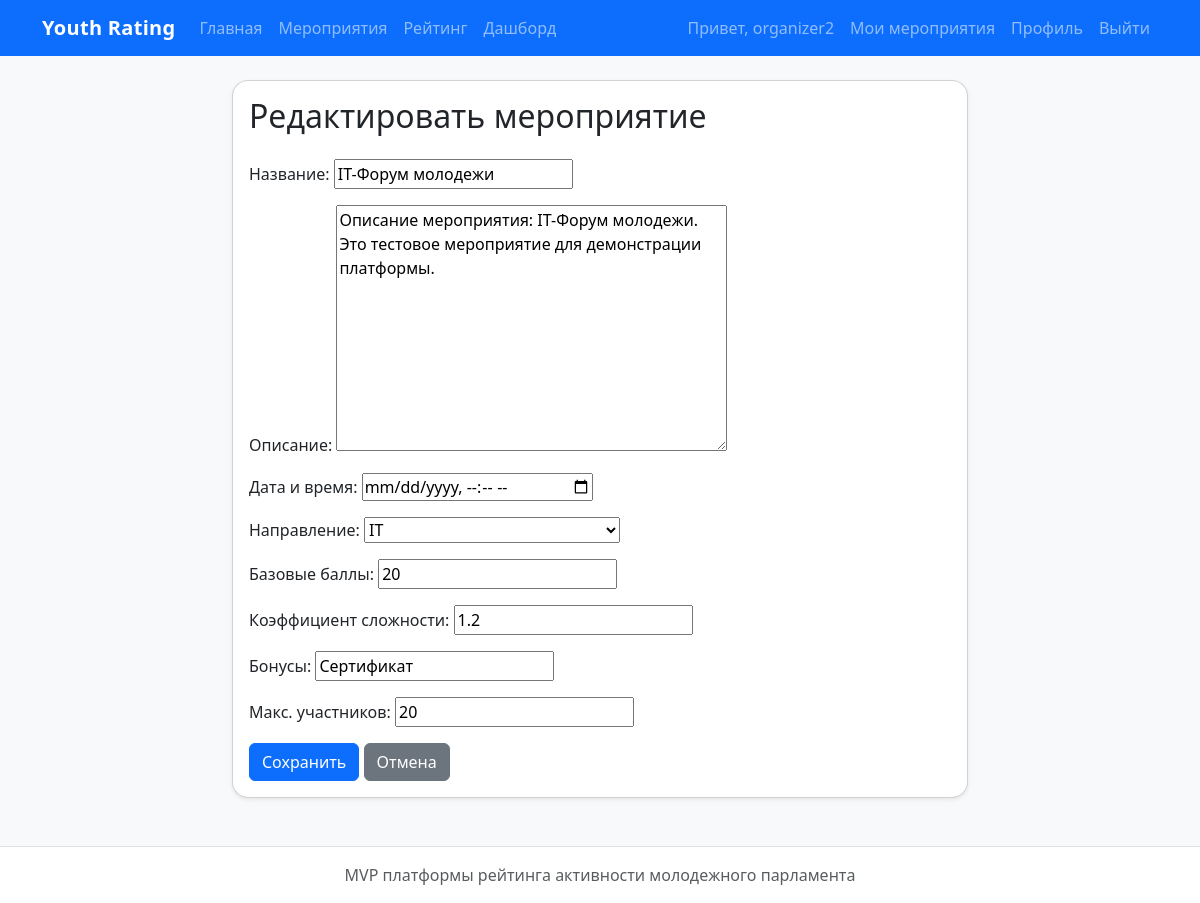
/events/3/edit/ (signed in), run on the app's committed database.
### users/models.py (models this page shows, shortened)
class User(AbstractUser):
    ROLE_CHOICES = [
        ('participant', 'Участник'),
        ('organizer', 'Организатор'),
        ('observer', 'Наблюдатель'),
    ]
    DIRECTION_CHOICES = [
        ('IT', 'IT'),
        ('Media', 'Медиа'),
        ('Social', 'Социальное проектирование'),
    ]
    full_name = models.CharField(max_length=255, verbose_name='ФИО', blank=True)
    email = models.EmailField(unique=True, verbose_name='Email')
    role = models.CharField(max_length=20, choices=ROLE_CHOICES, default='participant', verbose_name='Роль')
    city = models.CharField(max_length=100, blank=True, verbose_name='Город')
    age = models.PositiveIntegerField(null=True, blank=True, verbose_name='Возраст')
    direction = models.CharField(max_length=20, choices=DIRECTION_CHOICES, blank=True, verbose_name='Направление')
    is_approved_organizer = models.BooleanField(default=False, verbose_name='Организатор одобрен')

### events/models.py (models this page shows, shortened)
class Event(models.Model):
    DIRECTION_CHOICES = [
        ('IT', 'IT'),
        ('Media', 'Медиа'),
        ('Social', 'Социальное проектирование'),
    ]
    title = models.CharField(max_length=255, verbose_name='Название')
    description = models.TextField(verbose_name='Описание')
    date = models.DateTimeField(verbose_name='Дата и время')
    organizer = models.ForeignKey(
        settings.AUTH_USER_MODEL,
        on_delete=models.CASCADE,
        related_name='organized_events',
        verbose_name='Организатор'
    )
    direction = models.CharField(max_length=20, choices=DIRECTION_CHOICES, verbose_name='Направление')
    base_points = models.PositiveIntegerField(default=10, verbose_name='Базовые баллы')
    difficulty_coef = models.FloatField(default=1.0, verbose_name='Коэффициент сложности')
    bonus_text = models.CharField(max_length=255, blank=True, verbose_name='Бонусы')
    max_participants = models.PositiveIntegerField(null=True, blank=True, verbose_name='Макс. участников')
    created_at = models.DateTimeField(auto_now_add=True)

### events/views.py (the view)
# urls.py: path('<int:event_id>/edit/', event_update_view, name='event_update'),
@login_required
def event_update_view(request, event_id):
    event = get_object_or_404(Event, id=event_id)
    if request.user != event.organizer:
        messages.error(request, 'Вы не можете редактировать это мероприятие.')
        return redirect('event_detail', event_id=event.id)
    if request.method == 'POST':
        form = EventForm(request.POST, instance=event)
        if form.is_valid():
            form.save()
            messages.success(request, 'Мероприятие обновлено.')
            return redirect('event_detail', event_id=event.id)
    else:
        form = EventForm(instance=event)
    return render(request, 'events/event_form.html', {'form': form, 'page_title': 'Редактировать мероприятие'})

### events/forms.py
class EventForm(forms.ModelForm):
    date = forms.DateTimeField(
        widget=forms.DateTimeInput(attrs={'type': 'datetime-local'}),
        label='Дата и время'
    )
    class Meta:
        model = Event
        fields = [
            'title',
            'description',
            'date',
            'direction',
            'base_points',
            'difficulty_coef',
            'bonus_text',
            'max_participants',
        ]

### templates/events/event_form.html (shortened to what this page needs)
{% extends 'base.html' %}
{% block content %}
<div class="row justify-content-center">
    <div class="col-md-8">
        <div class="card shadow-sm">
            <div class="card-body">
                <h2 class="mb-4">{{ page_title }}</h2>
                <form method="post">
                    {{ form.as_p }}
                    <button type="submit" class="btn btn-primary">Сохранить</button>
                    <a href="{% url 'event_list' %}" class="btn btn-secondary">Отмена</a>
                </form>
            </div>
        </div>
    </div>
</div>
{% endblock %}

### templates/base.html (shortened to what this page needs)
{% load static %}
<!DOCTYPE html>
<html lang="ru">
<head>
    <link href="https://cdn.jsdelivr.net/npm/bootstrap@5.3.3/dist/css/bootstrap.min.css" rel="stylesheet">
    <link rel="stylesheet" href="{% static 'css/style.css' %}">
</head>
<body class="bg-light">
<nav class="navbar navbar-expand-lg navbar-dark bg-primary">
    <div class="container">
        <a class="navbar-brand fw-bold" href="/">Youth Rating</a>
        <div class="collapse navbar-collapse" id="mainNav">
            <ul class="navbar-nav me-auto">
                <li class="nav-item">
                    <a class="nav-link" href="/">Главная</a>
                </li>
                <li class="nav-item">
                    <a class="nav-link" href="/events/">Мероприятия</a>
                </li>
                <li class="nav-item">
                    <a class="nav-link" href="{% url 'leaderboard' %}">Рейтинг</a>
                </li>
                <li class="nav-item">
                    <a class="nav-link" href="{% url 'home' %}">Дашборд</a>
                </li>
            </ul>
            <ul class="navbar-nav">
                {% if user.is_authenticated %}
                    <li class="nav-item">
                        <span class="nav-link">Привет, {{ user.username }}</span>
                    </li>
                      <li class="nav-item">
                            <a class="nav-link" href="{% url 'my_events' %}">Мои мероприятия</a>
                      </li>
                  <li class="nav-item">
                        <a class="nav-link" href="{% url 'profile' %}">Профиль</a>
                    </li>
                    <li class="nav-item">
                        <form method="post" action="{% url 'logout' %}">
                            <button type="submit" class="btn btn-link nav-link" style="display:inline; text-decoration:none;">
                                Выйти
                            </button>
                        </form>
                    </li>
                {% else %}
                    <li class="nav-item">
                        <a class="nav-link" href="{% url 'login' %}">Войти</a>
                    </li>
                    <li class="nav-item">
                            <a class="nav-link" href="{% url 'register' %}">Регистрация</a>                    </li>
                {% endif %}
            </ul>
        </div>
    </div>
</nav>
<main class="container my-4">
    {% block content %}{% endblock %}
</main>
<footer class="bg-white border-top py-3 mt-5">
    <div class="container text-center text-muted">
        MVP платформы рейтинга активности молодежного парламента
    </div>
</footer>
</body>
</html>

### static/css/style.css (style rules this page uses)
body { min-height: 100vh; }
.card { border-radius: 16px; }
.navbar-brand { letter-spacing: 0.3px; }

### data on the page
User: username "organizer2"
Event: title "IT-Форум молодежи", description "Описание мероприятия: IT-Форум молодежи. Это тестовое мероприятие для демонстрации платформы.", direction "IT", base_points "20", difficulty_coef "1.2", bonus_text "Сертификат", max_participants "20"

### other printed values
{{ page_title }} "Редактировать мероприятие"
